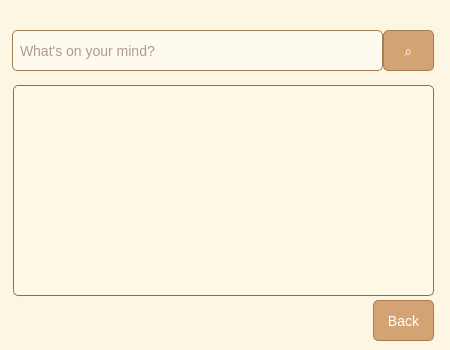
<?xml version="1.0" encoding="UTF-8"?>
<ui version="4.0">
 <class>SearchApp</class>
 <widget class="QMainWindow" name="SearchApp">
  <property name="geometry">
   <rect>
    <x>0</x>
    <y>0</y>
    <width>450</width>
    <height>350</height>
   </rect>
  </property>
  <property name="minimumSize">
   <size>
    <width>450</width>
    <height>350</height>
   </size>
  </property>
  <property name="maximumSize">
   <size>
    <width>450</width>
    <height>350</height>
   </size>
  </property>
  <property name="windowTitle">
   <string>MainWindow</string>
  </property>
  <property name="styleSheet">
   <string notr="true">QWidget {
    background-color: #fdf6e3;
    font-family: &quot;Georgia&quot;;
    font-size: 14px;
}
</string>
  </property>
  <property name="toolButtonStyle">
   <enum>Qt::ToolButtonIconOnly</enum>
  </property>
  <widget class="QWidget" name="centralwidget">
   <widget class="QLineEdit" name="searchline">
    <property name="geometry">
     <rect>
      <x>12</x>
      <y>30</y>
      <width>371</width>
      <height>41</height>
     </rect>
    </property>
    <property name="styleSheet">
     <string notr="true">QLineEdit {
    background-color: #fffaf0; /* Slightly off-white */
    border: 1px solid #a67c52;
    border-radius: 5px;
    padding: 5px;
    font-family: &quot;Georgia&quot;;
    font-size: 14px;
    color: #5c3d2e; /* Muted brown font color */
}</string>
    </property>
    <property name="text">
     <string/>
    </property>
    <property name="alignment">
     <set>Qt::AlignLeading|Qt::AlignLeft|Qt::AlignVCenter</set>
    </property>
    <property name="placeholderText">
     <string>What's on your mind?</string>
    </property>
   </widget>
   <widget class="QPushButton" name="searchbutton">
    <property name="geometry">
     <rect>
      <x>383</x>
      <y>30</y>
      <width>51</width>
      <height>41</height>
     </rect>
    </property>
    <property name="styleSheet">
     <string notr="true">QPushButton {
    background-color: #d4a373; /* Vintage golden brown */
    border: 1px solid #a67c52;
    border-radius: 5px;
    padding: 5px;
    font-family: &quot;Georgia&quot;;
    font-size: 14px;
    color: #ffffff; /* White font for contrast */
}

QPushButton:hover {
    background-color: #a67c52; /* Darker brown on hover */
}
</string>
    </property>
    <property name="text">
     <string>⌕</string>
    </property>
   </widget>
   <widget class="QListWidget" name="list">
    <property name="geometry">
     <rect>
      <x>8</x>
      <y>80</y>
      <width>431</width>
      <height>221</height>
     </rect>
    </property>
    <property name="styleSheet">
     <string notr="true">QListWidget {
    background-color: #fff9e6;
    border: 1px solid #8b6f47;
    border-radius: 5px;
    font-family: &quot;Garamond&quot;, serif;
    font-size: 15px;
    color: #5c3d2e;
    padding: 5px;
    margin: 5px;
}

/* Scrollbars for vintage look */
QScrollBar:vertical, QScrollBar:horizontal {
    background: #f8f1e4; /* Match the background */
    border: 1px solid #8b6f47;
    width: 12px;
    height: 12px;
    margin: 3px;
}

QScrollBar::handle {
    background: #d9a66a; /* Same as button color */
    border-radius: 5px;
    min-height: 20px;
    min-width: 20px;
}

QScrollBar::handle:hover {
    background: #b57c4e; /* Darker amber on hover */
}

/* Placeholder text styling for input */
QLineEdit:placeholder {
    color: #a09383; /* Subtle gray-brown placeholder text */
    font-style: italic;
}</string>
    </property>
   </widget>
   <widget class="QPushButton" name="backbutton">
    <property name="geometry">
     <rect>
      <x>373</x>
      <y>300</y>
      <width>61</width>
      <height>41</height>
     </rect>
    </property>
    <property name="styleSheet">
     <string notr="true">QPushButton {
    background-color: #d4a373; /* Vintage golden brown */
    border: 1px solid #a67c52;
    border-radius: 5px;
    padding: 5px;
    font-family: &quot;Georgia&quot;;
    font-size: 14px;
    color: #ffffff; /* White font for contrast */
}

QPushButton:hover {
    background-color: #a67c52; /* Darker brown on hover */
}
</string>
    </property>
    <property name="text">
     <string>Back</string>
    </property>
   </widget>
  </widget>
 </widget>
 <resources/>
 <connections/>
</ui>
